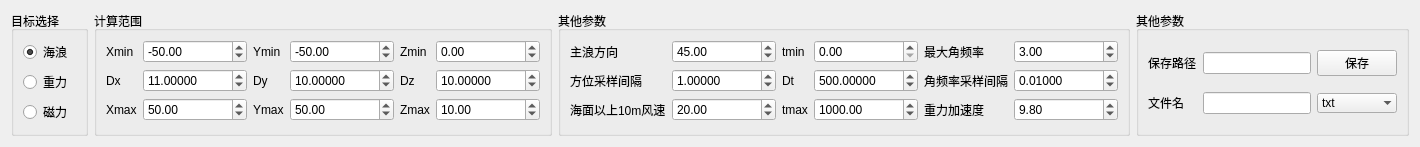
           <widget class="QWidget" name="tab">
            <attribute name="icon">
             <iconset resource="Icons/icons.qrc">
              <normaloff>:/Icons/Icons_PV/pqPolygonSelectSurfacePoint.svg</normaloff>:/Icons/Icons_PV/pqPolygonSelectSurfacePoint.svg</iconset>
            </attribute>
            <attribute name="title">
             <string>海浪重磁响应模拟</string>
            </attribute>
            <layout class="QGridLayout" name="gridLayout_5">
             <item row="0" column="0">
              <widget class="QGroupBox" name="groupBox_3">
               <property name="title">
                <string>目标选择</string>
               </property>
               <layout class="QGridLayout" name="gridLayout_6">
                <item row="0" column="0">
                 <widget class="QRadioButton" name="radioButton_6">
                  <property name="toolTip">
                   <string>海浪的计算机模拟</string>
                  </property>
                  <property name="text">
                   <string>海浪</string>
                  </property>
                  <property name="icon">
                   <iconset resource="Icons/icons.qrc">
                    <normaloff>:/Icons/Icons_PV/pqPlotLineOverTime24.png</normaloff>:/Icons/Icons_PV/pqPlotLineOverTime24.png</iconset>
                  </property>
                  <property name="checked">
                   <bool>true</bool>
                  </property>
                 </widget>
                </item>
                <item row="1" column="0">
                 <widget class="QRadioButton" name="radioButton_7">
                  <property name="toolTip">
                   <string>海浪重力响应模拟</string>
                  </property>
                  <property name="text">
                   <string>重力</string>
                  </property>
                  <property name="icon">
                   <iconset resource="Icons/icons.qrc">
                    <normaloff>:/Icons/Icons_PV/pqSlice.svg</normaloff>:/Icons/Icons_PV/pqSlice.svg</iconset>
                  </property>
                 </widget>
                </item>
                <item row="2" column="0">
                 <widget class="QRadioButton" name="radioButton_8">
                  <property name="toolTip">
                   <string>海浪磁力响应模拟</string>
                  </property>
                  <property name="text">
                   <string>磁力</string>
                  </property>
                  <property name="icon">
                   <iconset resource="Icons/icons.qrc">
                    <normaloff>:/Icons/Icons_PV/pq3DView16.png</normaloff>:/Icons/Icons_PV/pq3DView16.png</iconset>
                  </property>
                 </widget>
                </item>
               </layout>
              </widget>
             </item>
             <item row="0" column="1">
              <widget class="QGroupBox" name="groupBox_Variables_2">
               <property name="title">
                <string>计算范围</string>
               </property>
               <layout class="QGridLayout" name="gridLayout_7">
                <item row="0" column="0">
                 <widget class="QLabel" name="label_xmin">
                  <property name="text">
                   <string>Xmin</string>
                  </property>
                 </widget>
                </item>
                <item row="0" column="1">
                 <widget class="QDoubleSpinBox" name="doubleSpinBox_xmin">
                  <property name="enabled">
                   <bool>true</bool>
                  </property>
                  <property name="styleSheet">
                   <string notr="true"/>
                  </property>
                  <property name="minimum">
                   <double>-10000000000000000000.000000000000000</double>
                  </property>
                  <property name="maximum">
                   <double>100000000000000000000.000000000000000</double>
                  </property>
                  <property name="singleStep">
                   <double>1.000000000000000</double>
                  </property>
                  <property name="value">
                   <double>-50.000000000000000</double>
                  </property>
                 </widget>
                </item>
                <item row="0" column="2">
                 <widget class="QLabel" name="label_ymin">
                  <property name="text">
                   <string>Ymin</string>
                  </property>
                 </widget>
                </item>
                <item row="0" column="3">
                 <widget class="QDoubleSpinBox" name="doubleSpinBox_ymin">
                  <property name="enabled">
                   <bool>true</bool>
                  </property>
                  <property name="styleSheet">
                   <string notr="true"/>
                  </property>
                  <property name="minimum">
                   <double>-10000000000000000000.000000000000000</double>
                  </property>
                  <property name="maximum">
                   <double>100000000000000000000.000000000000000</double>
                  </property>
                  <property name="singleStep">
                   <double>1.000000000000000</double>
                  </property>
                  <property name="value">
                   <double>-50.000000000000000</double>
                  </property>
                 </widget>
                </item>
                <item row="0" column="4">
                 <widget class="QLabel" name="label_zmin">
                  <property name="text">
                   <string>Zmin</string>
                  </property>
                 </widget>
                </item>
                <item row="0" column="5">
                 <widget class="QDoubleSpinBox" name="doubleSpinBox_zmin">
                  <property name="enabled">
                   <bool>true</bool>
                  </property>
                  <property name="styleSheet">
                   <string notr="true"/>
                  </property>
                  <property name="minimum">
                   <double>-10000000000000000000.000000000000000</double>
                  </property>
                  <property name="maximum">
                   <double>100000000000000000000.000000000000000</double>
                  </property>
                  <property name="singleStep">
                   <double>1.000000000000000</double>
                  </property>
                  <property name="value">
                   <double>0.000000000000000</double>
                  </property>
                 </widget>
                </item>
                <item row="1" column="0">
                 <widget class="QLabel" name="label_dx">
                  <property name="text">
                   <string>Dx</string>
                  </property>
                 </widget>
                </item>
                <item row="1" column="1">
                 <widget class="QDoubleSpinBox" name="doubleSpinBox_dx">
                  <property name="enabled">
                   <bool>true</bool>
                  </property>
                  <property name="decimals">
                   <number>5</number>
                  </property>
                  <property name="minimum">
                   <double>0.000010000000000</double>
                  </property>
                  <property name="maximum">
                   <double>10000000000000000.000000000000000</double>
                  </property>
                  <property name="singleStep">
                   <double>1.000000000000000</double>
                  </property>
                  <property name="value">
                   <double>11.000000000000000</double>
                  </property>
                 </widget>
                </item>
                <item row="1" column="2">
                 <widget class="QLabel" name="label_dy">
                  <property name="text">
                   <string>Dy</string>
                  </property>
                 </widget>
                </item>
                <item row="1" column="3">
                 <widget class="QDoubleSpinBox" name="doubleSpinBox_dy">
                  <property name="enabled">
                   <bool>true</bool>
                  </property>
                  <property name="decimals">
                   <number>5</number>
                  </property>
                  <property name="minimum">
                   <double>0.000010000000000</double>
                  </property>
                  <property name="maximum">
                   <double>10000000000000000.000000000000000</double>
                  </property>
                  <property name="singleStep">
                   <double>1.000000000000000</double>
                  </property>
                  <property name="value">
                   <double>10.000000000000000</double>
                  </property>
                 </widget>
                </item>
                <item row="1" column="4">
                 <widget class="QLabel" name="label_dz">
                  <property name="text">
                   <string>Dz</string>
                  </property>
                 </widget>
                </item>
                <item row="1" column="5">
                 <widget class="QDoubleSpinBox" name="doubleSpinBox_dz">
                  <property name="enabled">
                   <bool>true</bool>
                  </property>
                  <property name="decimals">
                   <number>5</number>
                  </property>
                  <property name="minimum">
                   <double>0.000010000000000</double>
                  </property>
                  <property name="maximum">
                   <double>10000000000000000.000000000000000</double>
                  </property>
                  <property name="singleStep">
                   <double>1.000000000000000</double>
                  </property>
                  <property name="value">
                   <double>10.000000000000000</double>
                  </property>
                 </widget>
                </item>
                <item row="2" column="0">
                 <widget class="QLabel" name="label_xmax">
                  <property name="text">
                   <string>Xmax</string>
                  </property>
                 </widget>
                </item>
                <item row="2" column="1">
                 <widget class="QDoubleSpinBox" name="doubleSpinBox_xmax">
                  <property name="enabled">
                   <bool>true</bool>
                  </property>
                  <property name="minimum">
                   <double>-100000000000000000000.000000000000000</double>
                  </property>
                  <property name="maximum">
                   <double>100000000000000000000.000000000000000</double>
                  </property>
                  <property name="singleStep">
                   <double>1.000000000000000</double>
                  </property>
                  <property name="value">
                   <double>50.000000000000000</double>
                  </property>
                 </widget>
                </item>
                <item row="2" column="2">
                 <widget class="QLabel" name="label_ymax">
                  <property name="text">
                   <string>Ymax</string>
                  </property>
                 </widget>
                </item>
                <item row="2" column="3">
                 <widget class="QDoubleSpinBox" name="doubleSpinBox_ymax">
                  <property name="enabled">
                   <bool>true</bool>
                  </property>
                  <property name="minimum">
                   <double>-100000000000000000000.000000000000000</double>
                  </property>
                  <property name="maximum">
                   <double>100000000000000000000.000000000000000</double>
                  </property>
                  <property name="singleStep">
                   <double>1.000000000000000</double>
                  </property>
                  <property name="value">
                   <double>50.000000000000000</double>
                  </property>
                 </widget>
                </item>
                <item row="2" column="4">
                 <widget class="QLabel" name="label_zmax">
                  <property name="text">
                   <string>Zmax</string>
                  </property>
                 </widget>
                </item>
                <item row="2" column="5">
                 <widget class="QDoubleSpinBox" name="doubleSpinBox_zmax">
                  <property name="enabled">
                   <bool>true</bool>
                  </property>
                  <property name="minimum">
                   <double>-100000000000000000000.000000000000000</double>
                  </property>
                  <property name="maximum">
                   <double>100000000000000000000.000000000000000</double>
                  </property>
                  <property name="singleStep">
                   <double>1.000000000000000</double>
                  </property>
                  <property name="value">
                   <double>10.000000000000000</double>
                  </property>
                 </widget>
                </item>
               </layout>
              </widget>
             </item>
             <item row="0" column="2">
              <widget class="QGroupBox" name="groupBox_Variables_3">
               <property name="title">
                <string>其他参数</string>
               </property>
               <layout class="QGridLayout" name="gridLayout_8">
                <item row="0" column="0">
                 <widget class="QLabel" name="label_xmin_2">
                  <property name="text">
                   <string>主浪方向</string>
                  </property>
                 </widget>
                </item>
                <item row="0" column="1">
                 <widget class="QDoubleSpinBox" name="doubleSpinBox_alpha">
                  <property name="enabled">
                   <bool>true</bool>
                  </property>
                  <property name="styleSheet">
                   <string notr="true"/>
                  </property>
                  <property name="minimum">
                   <double>-360.000000000000000</double>
                  </property>
                  <property name="maximum">
                   <double>360.000000000000000</double>
                  </property>
                  <property name="singleStep">
                   <double>1.000000000000000</double>
                  </property>
                  <property name="value">
                   <double>45.000000000000000</double>
                  </property>
                 </widget>
                </item>
                <item row="0" column="2">
                 <widget class="QLabel" name="label_ymin_2">
                  <property name="text">
                   <string>tmin</string>
                  </property>
                 </widget>
                </item>
                <item row="0" column="3">
                 <widget class="QDoubleSpinBox" name="doubleSpinBox_tmin">
                  <property name="enabled">
                   <bool>true</bool>
                  </property>
                  <property name="styleSheet">
                   <string notr="true"/>
                  </property>
                  <property name="minimum">
                   <double>0.000000000000000</double>
                  </property>
                  <property name="maximum">
                   <double>100000000000000000000.000000000000000</double>
                  </property>
                  <property name="singleStep">
                   <double>1.000000000000000</double>
                  </property>
                  <property name="value">
                   <double>0.000000000000000</double>
                  </property>
                 </widget>
                </item>
                <item row="0" column="4">
                 <widget class="QLabel" name="label_zmin_2">
                  <property name="text">
                   <string>最大角频率</string>
                  </property>
                 </widget>
                </item>
                <item row="0" column="5">
                 <widget class="QDoubleSpinBox" name="doubleSpinBox_omega2">
                  <property name="enabled">
                   <bool>true</bool>
                  </property>
                  <property name="styleSheet">
                   <string notr="true"/>
                  </property>
                  <property name="minimum">
                   <double>-10000000000000000000.000000000000000</double>
                  </property>
                  <property name="maximum">
                   <double>100000000000000000000.000000000000000</double>
                  </property>
                  <property name="singleStep">
                   <double>1.000000000000000</double>
                  </property>
                  <property name="value">
                   <double>3.000000000000000</double>
                  </property>
                 </widget>
                </item>
                <item row="1" column="0">
                 <widget class="QLabel" name="label_dx_2">
                  <property name="text">
                   <string>方位采样间隔</string>
                  </property>
                 </widget>
                </item>
                <item row="1" column="1">
                 <widget class="QDoubleSpinBox" name="doubleSpinBox_dTheta">
                  <property name="enabled">
                   <bool>true</bool>
                  </property>
                  <property name="decimals">
                   <number>5</number>
                  </property>
                  <property name="minimum">
                   <double>0.000010000000000</double>
                  </property>
                  <property name="maximum">
                   <double>10000000000000000.000000000000000</double>
                  </property>
                  <property name="singleStep">
                   <double>1.000000000000000</double>
                  </property>
                  <property name="value">
                   <double>1.000000000000000</double>
                  </property>
                 </widget>
                </item>
                <item row="1" column="2">
                 <widget class="QLabel" name="label_dy_2">
                  <property name="text">
                   <string>Dt</string>
                  </property>
                 </widget>
                </item>
                <item row="1" column="3">
                 <widget class="QDoubleSpinBox" name="doubleSpinBox_dt">
                  <property name="enabled">
                   <bool>true</bool>
                  </property>
                  <property name="decimals">
                   <number>5</number>
                  </property>
                  <property name="minimum">
                   <double>0.000010000000000</double>
                  </property>
                  <property name="maximum">
                   <double>10000000000000000.000000000000000</double>
                  </property>
                  <property name="singleStep">
                   <double>1.000000000000000</double>
                  </property>
                  <property name="value">
                   <double>500.000000000000000</double>
                  </property>
                 </widget>
                </item>
                <item row="1" column="4">
                 <widget class="QLabel" name="label_dz_2">
                  <property name="text">
                   <string>角频率采样间隔</string>
                  </property>
                 </widget>
                </item>
                <item row="1" column="5">
                 <widget class="QDoubleSpinBox" name="doubleSpinBox_dOmega">
                  <property name="enabled">
                   <bool>true</bool>
                  </property>
                  <property name="decimals">
                   <number>5</number>
                  </property>
                  <property name="minimum">
                   <double>0.000010000000000</double>
                  </property>
                  <property name="maximum">
                   <double>10000000000000000.000000000000000</double>
                  </property>
                  <property name="singleStep">
                   <double>1.000000000000000</double>
                  </property>
                  <property name="value">
                   <double>0.010000000000000</double>
                  </property>
                 </widget>
                </item>
                <item row="2" column="0">
                 <widget class="QLabel" name="label_xmax_2">
                  <property name="toolTip">
                   <string>海面以上10m高风速</string>
                  </property>
                  <property name="text">
                   <string>海面以上10m风速</string>
                  </property>
                 </widget>
                </item>
                <item row="2" column="1">
                 <widget class="QDoubleSpinBox" name="doubleSpinBox_U10">
                  <property name="enabled">
                   <bool>true</bool>
                  </property>
                  <property name="minimum">
                   <double>-100000000000000000000.000000000000000</double>
                  </property>
                  <property name="maximum">
                   <double>100000000000000000000.000000000000000</double>
                  </property>
                  <property name="singleStep">
                   <double>1.000000000000000</double>
                  </property>
                  <property name="value">
                   <double>20.000000000000000</double>
                  </property>
                 </widget>
                </item>
                <item row="2" column="2">
                 <widget class="QLabel" name="label_ymax_2">
                  <property name="text">
                   <string>tmax</string>
                  </property>
                 </widget>
                </item>
                <item row="2" column="3">
                 <widget class="QDoubleSpinBox" name="doubleSpinBox_tmax">
                  <property name="enabled">
                   <bool>true</bool>
                  </property>
                  <property name="minimum">
                   <double>-100000000000000000000.000000000000000</double>
                  </property>
                  <property name="maximum">
                   <double>100000000000000000000.000000000000000</double>
                  </property>
                  <property name="singleStep">
                   <double>1.000000000000000</double>
                  </property>
                  <property name="value">
                   <double>1000.000000000000000</double>
                  </property>
                 </widget>
                </item>
                <item row="2" column="4">
                 <widget class="QLabel" name="label_zmax_2">
                  <property name="text">
                   <string>重力加速度</string>
                  </property>
                 </widget>
                </item>
                <item row="2" column="5">
                 <widget class="QDoubleSpinBox" name="doubleSpinBox_gravity">
                  <property name="enabled">
                   <bool>true</bool>
                  </property>
                  <property name="minimum">
                   <double>-100000000000000000000.000000000000000</double>
                  </property>
                  <property name="maximum">
                   <double>100000000000000000000.000000000000000</double>
                  </property>
                  <property name="singleStep">
                   <double>1.000000000000000</double>
                  </property>
                  <property name="value">
                   <double>9.800000000000001</double>
                  </property>
                 </widget>
                </item>
               </layout>
              </widget>
             </item>
             <item row="0" column="3">
              <widget class="QGroupBox" name="groupBox_Variables_4">
               <property name="title">
                <string>其他参数</string>
               </property>
               <layout class="QGridLayout" name="gridLayout_9">
                <item row="0" column="0">
                 <widget class="QLabel" name="label_file2">
                  <property name="text">
                   <string>保存路径</string>
                  </property>
                 </widget>
                </item>
                <item row="0" column="1">
                 <widget class="QLineEdit" name="lineEdit">
                  <property name="minimumSize">
                   <size>
                    <width>100</width>
                    <height>0</height>
                   </size>
                  </property>
                  <property name="toolTip">
                   <string> 点击按钮选择保存的路径</string>
                  </property>
                 </widget>
                </item>
                <item row="0" column="2">
                 <widget class="QPushButton" name="pushButton_2">
                  <property name="text">
                   <string>保存</string>
                  </property>
                  <property name="icon">
                   <iconset resource="Icons/icons.qrc">
                    <normaloff>:/Icons/fileopen.png</normaloff>:/Icons/fileopen.png</iconset>
                  </property>
                 </widget>
                </item>
                <item row="1" column="0">
                 <widget class="QLabel" name="label_file1">
                  <property name="toolTip">
                   <string>基础文件名， 动添加后缀</string>
                  </property>
                  <property name="text">
                   <string>文件名</string>
                  </property>
                 </widget>
                </item>
                <item row="1" column="1">
                 <widget class="QLineEdit" name="lineEdit_2">
                  <property name="minimumSize">
                   <size>
                    <width>100</width>
                    <height>0</height>
                   </size>
                  </property>
                  <property name="toolTip">
                   <string>基础文件名， 动添加后缀</string>
                  </property>
                 </widget>
                </item>
                <item row="1" column="2">
                 <widget class="QComboBox" name="comboBox_fileFormat">
                  <property name="toolTip">
                   <string>选择文件类型</string>
                  </property>
                  <property name="frame">
                   <bool>false</bool>
                  </property>
                  <item>
                   <property name="text">
                    <string>txt</string>
                   </property>
                  </item>
                  <item>
                   <property name="text">
                    <string>grd</string>
                   </property>
                  </item>
                  <item>
                   <property name="text">
                    <string>vtk</string>
                   </property>
                  </item>
                 </widget>
                </item>
               </layout>
              </widget>
             </item>
            </layout>
           </widget>
